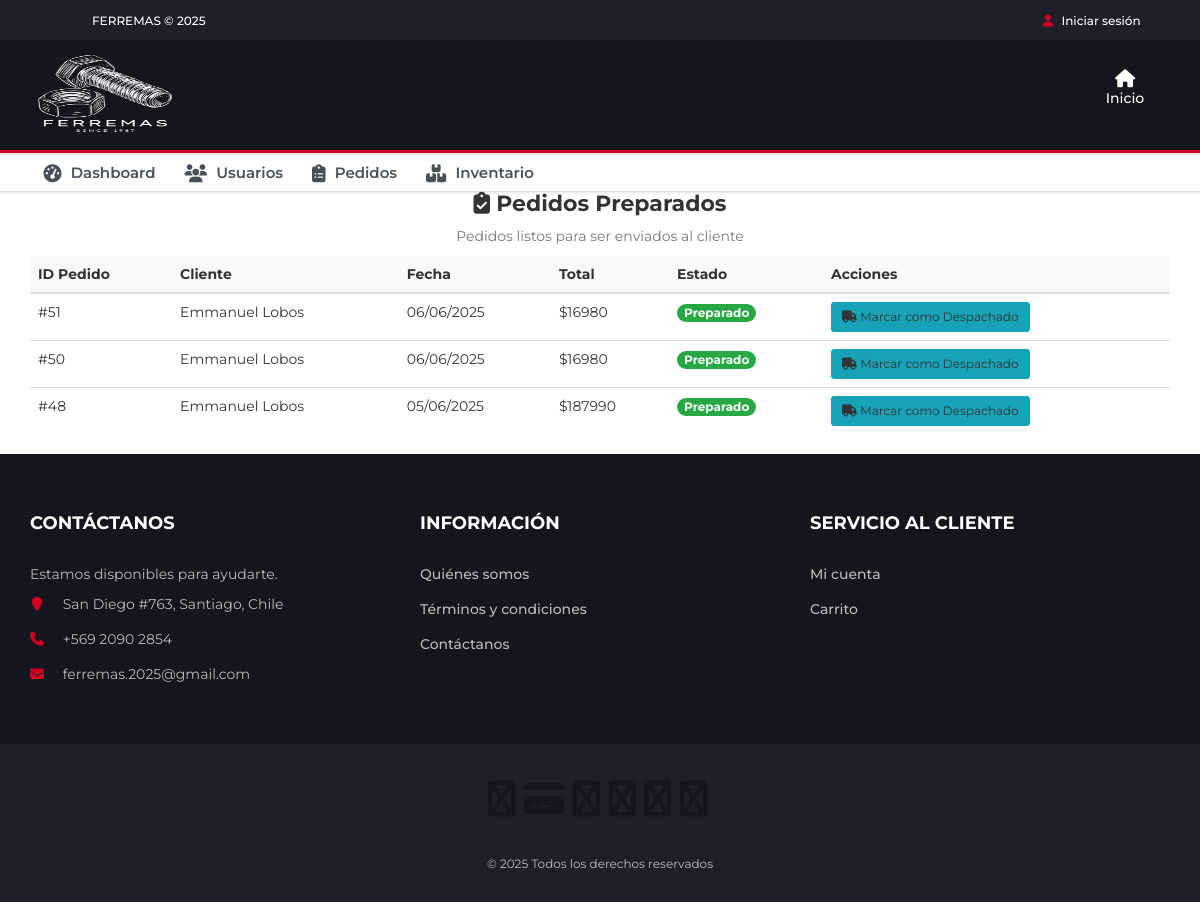
Page /vendedor/pedidos-preparados/ (signed in) on the committed database.
### app/models.py (models this page shows, shortened)
class Pedido(models.Model):
    fecha = models.DateTimeField(auto_now_add=True)
    tipo_entrega = models.CharField(max_length=50)  # “Retiro en tienda” o “Despacho a domicilio”
    cliente = models.ForeignKey(Cliente, on_delete=models.CASCADE, related_name='pedidos')
    estado_pedido = models.ForeignKey(EstadoPedido, on_delete=models.PROTECT, related_name='pedidos')
    pago = models.ForeignKey(Pago, on_delete=models.PROTECT, related_name='pedidos')
    empleado = models.ForeignKey(Empleado, on_delete=models.PROTECT, related_name='pedidos')
    motivo_rechazo = models.TextField(blank=True, null=True)
    def get_total(self):
        return sum(detalle.precio_unidad * detalle.cantidad for detalle in self.detalles.all())
    def get_total_con_despacho(self):
        total = self.get_total()
        if self.tipo_entrega == 'Despacho a domicilio':
            total += 2990
        return total

class EstadoPedido(models.Model):
    desc_estado = models.CharField(max_length=50)  # Ej: 'Pagado', 'Aprobado Vendedor', 'En preparación', 'En camino', 'Entregado'

### app/views.py (the view)
# urls.py: path('vendedor/pedidos-preparados/', views.pedidos_preparados, name='pedidos_preparados'),
def pedidos_preparados(request):
    estado_preparado = get_object_or_404(EstadoPedido, desc_estado='Preparado')
    pedidos = Pedido.objects.filter(estado_pedido=estado_preparado).order_by('-fecha')
    pedidos_data = []
    for pedido in pedidos:
        pedidos_data.append({
            'pedido': pedido,
            'cliente': pedido.cliente.user.get_full_name() or pedido.cliente.user.username,
            'total': pedido.get_total_con_despacho(),
            'fecha': pedido.fecha.strftime('%d/%m/%Y'),
            'estado': pedido.estado_pedido.desc_estado,
        })
    return render(request, 'app/vendedor/pedidos_preparados.html', {
        'pedidos_data': pedidos_data
    })

### app/templates/app/vendedor/pedidos_preparados.html (shortened to what this page needs)
{% extends 'app/base.html' %}
{% load static %}
{% block content %}
<link rel="stylesheet" href="https://cdnjs.cloudflare.com/ajax/libs/font-awesome/6.5.0/css/all.min.css">
<div class="container py-5">
  <div class="text-center mb-5">
    <h1 class="page-title"><i class="fas fa-clipboard-check me-2"></i> Pedidos Preparados</h1>
    <p class="text-muted">Pedidos listos para ser enviados al cliente</p>
  </div>
  {% if pedidos_data %}
    <div class="table-responsive">
      <table class="table table-hover">
        <thead>
          <tr>
            <th>ID Pedido</th>
            <th>Cliente</th>
            <th>Fecha</th>
            <th>Total</th>
            <th>Estado</th>
            <th>Acciones</th>
          </tr>
        </thead>
        <tbody>
          {% for pedido in pedidos_data %}
          <tr>
            <td>#{{ pedido.pedido.id }}</td>
            <td>{{ pedido.cliente }}</td>
            <td>{{ pedido.fecha }}</td>
            <td>${{ pedido.total|floatformat:0 }}</td>
            <td><span class="badge badge-bg-success">{{ pedido.estado }}</span></td>
            <td>
        <form method="post" action="{% url 'marcar_como_despachado' pedido.pedido.id %}">
        <button type="submit" class="btn btn-enviar btn-sm">
            <i class="fas fa-truck me-1"></i> Marcar como Despachado
        </button>
       </form>
        </td>
          </tr>
          {% endfor %}
        </tbody>
      </table>
    </div>
  {% else %}
    <div class="alert alert-info">
      <i class="fas fa-info-circle me-2"></i>
      No hay pedidos preparados en este momento.
    </div>
  {% endif %}
</div>
{% endblock %}

### app/static/app/css/style.css (style rules this page uses)
body { font-family: 'Montserrat', sans-serif; font-weight: 400; color: #333; }
h1, h2, h3, h4, h5, h6 { color: #2B2D42; font-weight: 700; margin: 0 0 10px; }

### app/templates/app/vendedor/pedidos_preparados.html (style rules this page uses)
.page-title { font-size: 2.2rem; font-weight: 700; color: #333; }
.btn-enviar { background-color: #17a2b8; border-color: #17a2b8; }
.table thead { background-color: #f8f9fa; }
.badge-bg-success { background-color: #28a745; color: #fff; }

### rows in the picture
Pedido: pedido.id "51", cliente "Emmanuel Lobos", fecha "06/06/2025", total "16980", estado "Preparado"
Pedido: pedido.id "50", cliente "Emmanuel Lobos", fecha "06/06/2025", total "16980", estado "Preparado"
Pedido: pedido.id "48", cliente "Emmanuel Lobos", fecha "05/06/2025", total "187990", estado "Preparado"
